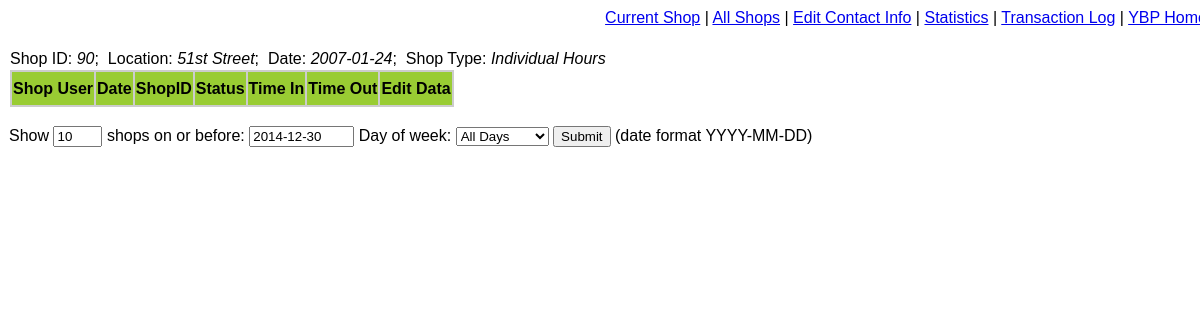
/individual_history_log.php, run on the app's committed database.
### tables this page shows
CREATE TABLE IF NOT EXISTS `shops` (
  `shop_id` int(10) unsigned NOT NULL AUTO_INCREMENT,
  `date` date DEFAULT NULL,
  `shop_location` varchar(45) NOT NULL DEFAULT '',
  `shop_type` varchar(45) NOT NULL DEFAULT '',
  `ip_address` varchar(45) NOT NULL DEFAULT '0',
  PRIMARY KEY (`shop_id`),
  KEY `shop_type` (`shop_type`),
  KEY `shop_location` (`shop_location`)
);

### Connections/database_functions.php (called while the page is built, shortened)
<?php
function local_datetime(){
	$hours_offset = 2;
	$min_offset = 0;
	return time() + ($hours_offset * 60 * 60 + $min_offset * 60);
}
function current_date(){
	return date("Y-m-d",local_datetime());
}
?>

### individual_history_log.php (the view, shortened to what this page needs)
<?php
require_once('Connections/database_functions.php');
$individual_shop_id = 90;
$query_Recordset2 = "SELECT * FROM shops WHERE shop_id = $individual_shop_id;";
$Recordset2 = mysql_query($query_Recordset2, $YBDB) or die(mysql_error());
$row_Recordset2 = mysql_fetch_assoc($Recordset2);
$shop_date = $row_Recordset2['date'];
$shop_location = $row_Recordset2['shop_location'];
$shop_type = $row_Recordset2['shop_type'];
?>
<table   border="0" cellpadding="1" cellspacing="0">
  <tr>
    <td align="left" valign="bottom"><?php echo $error_message;?>
      Shop ID: <span class="yb_standarditalics"><?php echo $individual_shop_id;?></span>; &nbsp;Location: <span class="yb_standarditalics"><?php echo $shop_location;?></span>; &nbsp;Date: <span class="yb_standarditalics"><?php echo $shop_date;?></span>; &nbsp;Shop Type: <span class="yb_standarditalics"><?php echo $shop_type;?></span>		</td>
    </tr>
  <tr>
    <td>
      <table   border="1" cellpadding="1" cellspacing="0" bordercolor="#CCCCCC">
        <tr bordercolor="#CCCCCC" bgcolor="#99CC33" class="yb_heading3">
          <td height="35">Shop User </td>
		  <td>Date</td>
		  <td>ShopID</td>
		  <td height="35">Status</td>
		  <td height="35">Time In </td>
		  <td height="35" bgcolor="#99CC33">Time Out </td>
		  <td height="35">Edit Data </td>
	    </tr>
        </table>  </tr>
</table>
<form id="form1" name="form1" method="post" action="">
                  <br />
                  Show
                  <input name="record_count" type="text" value="10" size="3" maxlength="3" />
                  shops on or before:
                  <input name="shop_date" type="text" id="shop_date" value="<?php echo current_date(); ?>" size="10" maxlength="10" />
                  Day of week:
                  <select name="dayname">
                    <option value="alldays" selected="selected">All Days</option>
                  </select>
                  <input type="submit" name="Submit" value="Submit" />
                  (date format YYYY-MM-DD)
      </form>
<p>&nbsp;</p>

### css_yb_standard.css (style rules this page uses)
.yb_standard { font-family: Arial, Helvetica, sans-serif; color: #000000; background-color: #FFFFFF; }
.yb_standarditalics { color: #000000; background-color: #FFFFFF; font-style: italic; }
.yb_heading3 { color: #000000; font-weight: bold; }

### data on the page
shops: shop_location "51st Street", date "2007-01-24", shop_type "Individual Hours"

### other printed values
$individual_shop_id "90"
